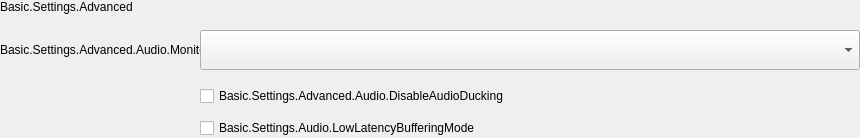
        <widget class="QFrame" name="frame_AudioAdvanced">
         <property name="sizePolicy">
          <sizepolicy hsizetype="Preferred" vsizetype="Preferred">
           <horstretch>0</horstretch>
           <verstretch>0</verstretch>
          </sizepolicy>
         </property>
         <property name="minimumSize">
          <size>
           <width>0</width>
           <height>0</height>
          </size>
         </property>
         <property name="maximumSize">
          <size>
           <width>16777215</width>
           <height>16777215</height>
          </size>
         </property>
         <property name="frameShape">
          <enum>QFrame::NoFrame</enum>
         </property>
         <property name="frameShadow">
          <enum>QFrame::Raised</enum>
         </property>
         <layout class="QFormLayout" name="formLayout_AudioAdvanced">
          <property name="fieldGrowthPolicy">
           <enum>QFormLayout::AllNonFixedFieldsGrow</enum>
          </property>
          <property name="labelAlignment">
           <set>Qt::AlignLeading|Qt::AlignLeft|Qt::AlignVCenter</set>
          </property>
          <property name="formAlignment">
           <set>Qt::AlignLeading|Qt::AlignLeft|Qt::AlignTop</set>
          </property>
          <property name="horizontalSpacing">
           <number>0</number>
          </property>
          <property name="verticalSpacing">
           <number>16</number>
          </property>
          <property name="leftMargin">
           <number>0</number>
          </property>
          <property name="topMargin">
           <number>0</number>
          </property>
          <property name="rightMargin">
           <number>0</number>
          </property>
          <property name="bottomMargin">
           <number>0</number>
          </property>
          <item row="0" column="0">
           <widget class="QLabel" name="label_TitleAudioAdvanced">
            <property name="maximumSize">
             <size>
              <width>860</width>
              <height>16777215</height>
             </size>
            </property>
            <property name="styleSheet">
             <string/>
            </property>
            <property name="text">
             <string>Basic.Settings.Advanced</string>
            </property>
            <property name="labelType" stdset="0">
             <string>settingBold</string>
            </property>
           </widget>
          </item>
          <item row="1" column="0">
           <widget class="QLabel" name="label_MonitoringDevice">
            <property name="sizePolicy">
             <sizepolicy hsizetype="Fixed" vsizetype="Fixed">
              <horstretch>0</horstretch>
              <verstretch>0</verstretch>
             </sizepolicy>
            </property>
            <property name="minimumSize">
             <size>
              <width>200</width>
              <height>40</height>
             </size>
            </property>
            <property name="maximumSize">
             <size>
              <width>200</width>
              <height>40</height>
             </size>
            </property>
            <property name="styleSheet">
             <string notr="true"/>
            </property>
            <property name="text">
             <string>Basic.Settings.Advanced.Audio.MonitoringDevice</string>
            </property>
            <property name="wordWrap">
             <bool>true</bool>
            </property>
           </widget>
          </item>
          <item row="2" column="1">
           <layout class="QVBoxLayout" name="verticalLayout_AudioCAdvanced">
            <property name="spacing">
             <number>12</number>
            </property>
            <item>
             <widget class="QCheckBox" name="checkBox_DisableAudioDucking">
              <property name="sizePolicy">
               <sizepolicy hsizetype="Fixed" vsizetype="Fixed">
                <horstretch>0</horstretch>
                <verstretch>0</verstretch>
               </sizepolicy>
              </property>
              <property name="minimumSize">
               <size>
                <width>660</width>
                <height>0</height>
               </size>
              </property>
              <property name="maximumSize">
               <size>
                <width>660</width>
                <height>16777215</height>
               </size>
              </property>
              <property name="styleSheet">
               <string notr="true"/>
              </property>
              <property name="text">
               <string>Basic.Settings.Advanced.Audio.DisableAudioDucking</string>
              </property>
              <property name="checked">
               <bool>false</bool>
              </property>
             </widget>
            </item>
            <item>
             <widget class="QCheckBox" name="checkBox_LowLatencyBuffering">
              <property name="enabled">
               <bool>true</bool>
              </property>
              <property name="sizePolicy">
               <sizepolicy hsizetype="Fixed" vsizetype="Fixed">
                <horstretch>0</horstretch>
                <verstretch>0</verstretch>
               </sizepolicy>
              </property>
              <property name="minimumSize">
               <size>
                <width>660</width>
                <height>0</height>
               </size>
              </property>
              <property name="maximumSize">
               <size>
                <width>660</width>
                <height>16777215</height>
               </size>
              </property>
              <property name="styleSheet">
               <string notr="true"/>
              </property>
              <property name="text">
               <string>Basic.Settings.Audio.LowLatencyBufferingMode</string>
              </property>
             </widget>
            </item>
           </layout>
          </item>
          <item row="1" column="1">
           <widget class="AFQCustomCombobox" name="comboBox_MonitoringDevice">
            <property name="sizePolicy">
             <sizepolicy hsizetype="Preferred" vsizetype="Preferred">
              <horstretch>0</horstretch>
              <verstretch>0</verstretch>
             </sizepolicy>
            </property>
            <property name="minimumSize">
             <size>
              <width>0</width>
              <height>40</height>
             </size>
            </property>
            <property name="maximumSize">
             <size>
              <width>16777215</width>
              <height>40</height>
             </size>
            </property>
            <property name="focusPolicy">
             <enum>Qt::ClickFocus</enum>
            </property>
            <property name="styleSheet">
             <string notr="true"/>
            </property>
           </widget>
          </item>
         </layout>
        </widget>
